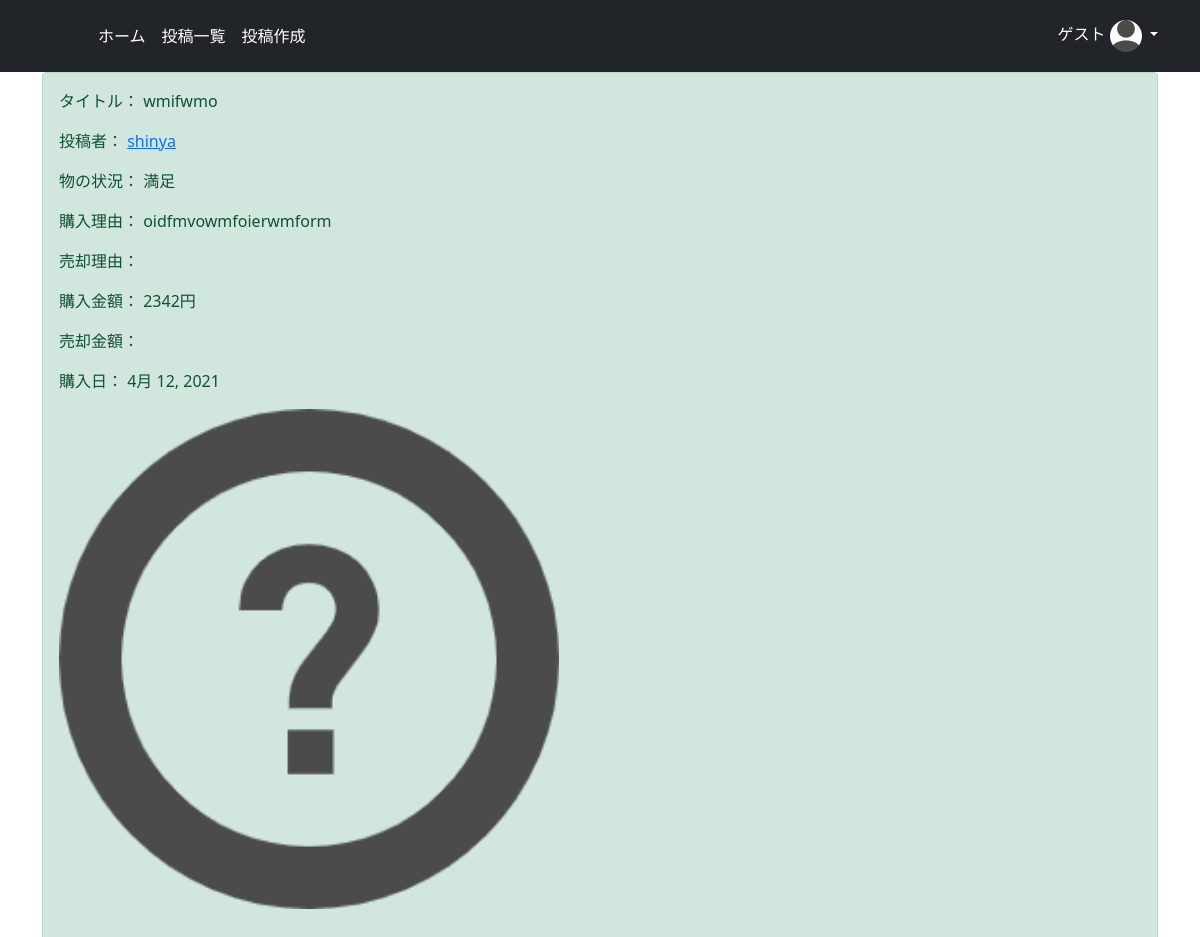
The page /detail/9 (signed in) on the database its author committed.
### minimal/models.py (models this page shows, shortened)
class CustomUser(AbstractUser):
    image = models.ImageField(upload_to='', blank=True, null=True, verbose_name='プロフィール画像', default='default_user_icon.jpeg')

class MinimalModel(models.Model):
    title = models.CharField(max_length=20, verbose_name='品物名')
    author = models.ForeignKey(get_user_model(), on_delete=models.CASCADE, verbose_name='購入者')
    buy_reason = models.TextField(verbose_name='購入した理由')
    sell_reason = models.TextField(null=True, blank=True, verbose_name='手放す理由')
    status = models.ForeignKey(ThingStatus, on_delete=models.PROTECT, verbose_name='物の状況')
    obj_image = models.ImageField(upload_to='', blank=True, null=True, default='default_thing_icon.png', verbose_name='物の画像')
    buy_date = models.DateField(verbose_name='購入日')
    buy_price = models.IntegerField(verbose_name='購入金額')
    sell_price = models.IntegerField(null=True, blank=True, verbose_name='売却金額')
    nice_throw = models.IntegerField(null=True, blank=True)

class ThingStatus(models.Model):
    name = models.CharField('物の状況', max_length=50)
    def __str__(self):
        return self.name

### minimal/views.py (the view)
# urls.py: path('detail/<int:pk>', views.detail, name='detail'),
def detail(request, pk):
    object = get_object_or_404(MinimalModel, pk=pk)
    current_user = request.user
    return render(request, 'detail.html', {'object': object, 'current_user': current_user})

### templates/detail.html (shortened to what this page needs)
{% extends 'base.html' %}
{% block content %}
<div class="container">
    <div class="alert alert-success" role="alert">
      <p>タイトル： {{ object.title }}</p>
      <p>投稿者： <a href="{% url 'user_posts' object.author.id %}">{{ object.author }}</a></p>
      <p>物の状況： {{ object.status }}</p>
      <p>購入理由： {{ object.buy_reason }}</p>
      {% if object.sell_reason %}
      <p>売却理由： {{ object.sell_reason }}</p>
      {% else %}
      <p>売却理由： </p>
      {% endif %}
      <p>購入金額： {{ object.buy_price }}円</p>
      {% if object.sell_price %}
      <p>売却金額： {{ object.sell_price }}円</p>
      {% else %}
      <p>売却金額： </p>
      {% endif %}
      <p>購入日： {{ object.buy_date }}</p>
      <p><img src="{{ object.obj_image.url }}" width=500></p>
    </div>
</div>
{% endblock content %}

### templates/base.html (shortened to what this page needs)
{% load static %}
<!doctype html>
<html lang="ja">
  <head>
    <link href="https://cdn.jsdelivr.net/npm/bootstrap@5.0.0-beta1/dist/css/bootstrap.min.css" rel="stylesheet">
    {% block customcss %}
    <link href="{% static 'header.css' %}" rel="stylesheet">
    <link rel="stylesheet" href="https://pro.fontawesome.com/releases/v5.10.0/css/all.css"/>
    {% endblock customcss %}
  </head>
  <body>
    <header class="p-3 bg-dark text-white">
      <div class="container">
        <div class="d-flex flex-wrap align-items-center justify-content-center justify-content-lg-start">
          <a href="/" class="d-flex align-items-center mb-2 mb-lg-0 text-white text-decoration-none">
          <svg class="bi me-2" width="40" height="32"><use xlink:href="#bootstrap"/></svg>
          </a>
          <ul class="nav col-12 col-lg-auto me-lg-auto mb-2 justify-content-center mb-md-0">
            <li><a href="{% url 'index' %}" class="nav-link px-2 text-white">ホーム</a></li>
            <li><a href="{% url 'list' %}" class="nav-link px-2 text-white">投稿一覧</a></li>
            {% if request.user.is_authenticated %}
            <li><a href="{% url 'create' %}" class="nav-link px-2 text-white">投稿作成</a></li>
            {% endif %}
          </ul>
      {% if request.user.is_authenticated %}
          <div class="dropdown text-end">
            <a href="#" class="d-block link-dark text-decoration-none dropdown-toggle" id="dropdownUser1" data-bs-toggle="dropdown" aria-expanded="false">
            {{ request.user }}
            <img src="{{ request.user.image.url }}" alt="mdo" width="32" height="32" class="rounded-circle">
            </a>
          </div>
      {% else %}
          <div class="text-end">
            <a href="{% url 'login' %}"><button type="button" class="btn btn-outline-light me-2">Login</button></a>
            <a href="{% url 'signup' %}"><button type="button" class="btn btn-warning">Sign-up</button></a>
          </div>
      {% endif %}
        </div>
      </div>
    </header>
    {% block content %}
    {% endblock content %}
</body>

### minimal/static/header.css (style rules this page uses)
.bi { vertical-align: -.125em; fill: currentColor; }
.dropdown-toggle { outline: 0; color: white; }

### rows shown on the page
CustomUser: user "ゲスト", user.image (placeholder picture)
MinimalModel: title "wmifwmo", author "shinya", status "満足", buy_reason "oidfmvowmfoierwmform", buy_price "2342", buy_date "4月 12, 2021", obj_image (placeholder picture)
